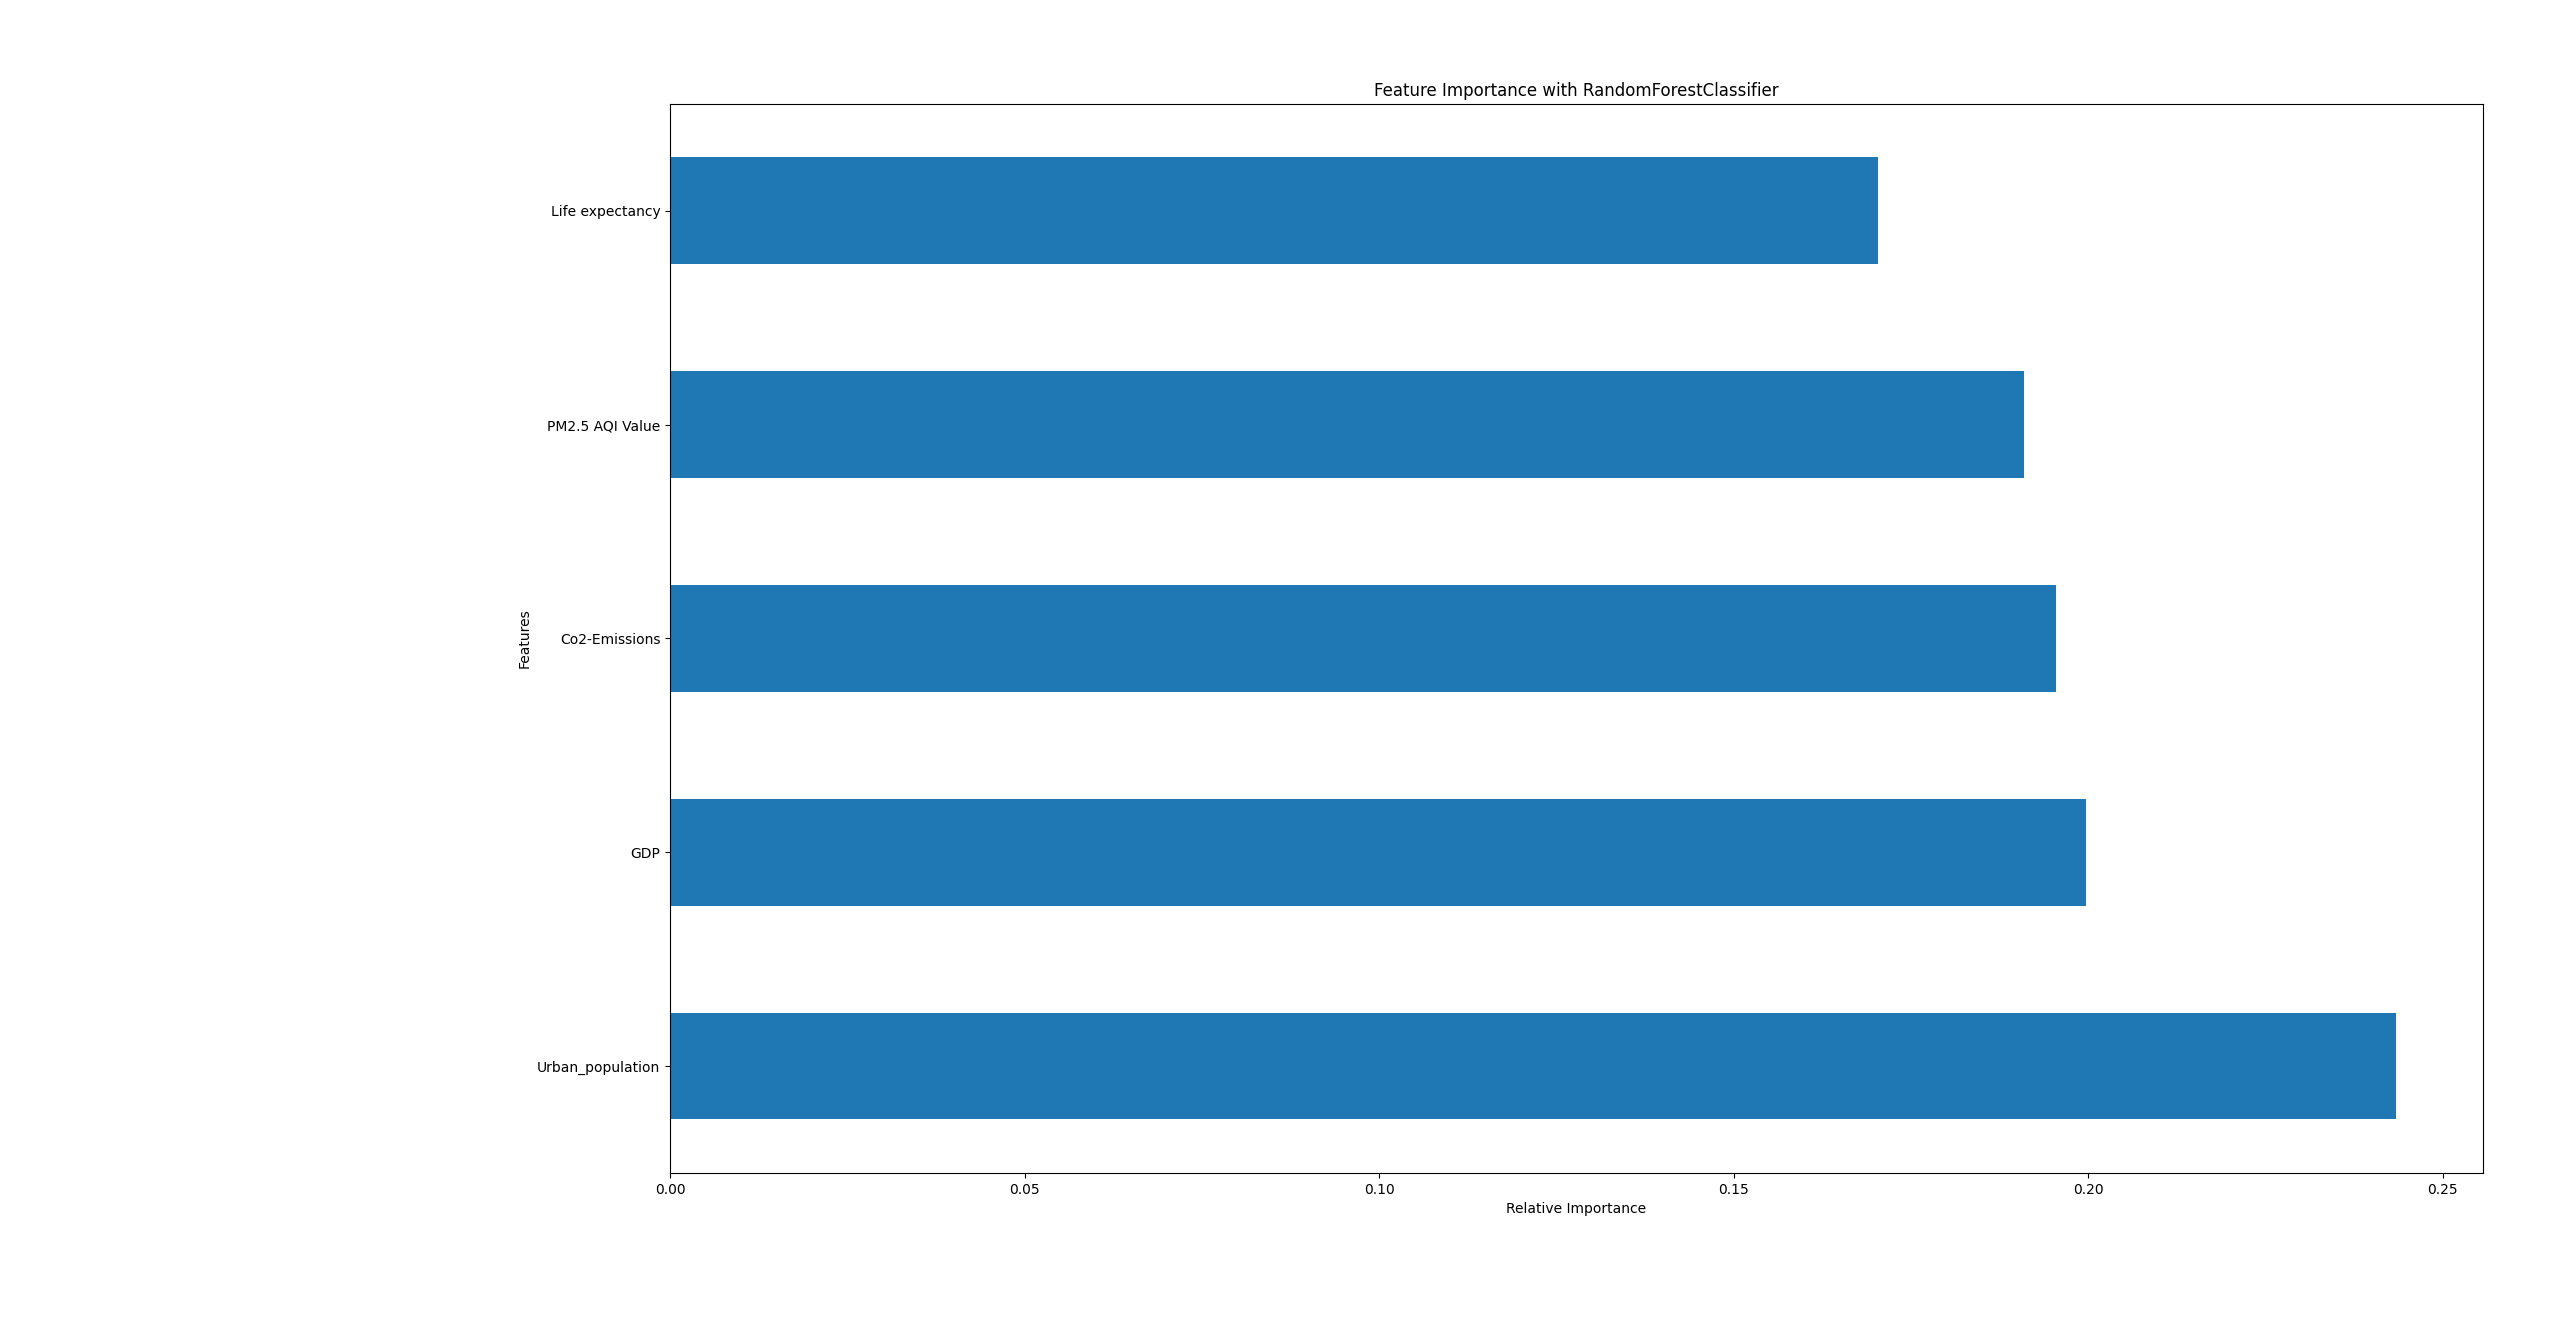

This chart was generated by the following Python code:
import pandas as pd
from sklearn.model_selection import train_test_split
from sklearn.ensemble import RandomForestClassifier
import matplotlib.pyplot as plt

# Load the preprocessed combined dataset
combined_df = pd.read_pickle('combined_df.pkl')

# Select a subset of variables for the demonstration
features = ['PM2.5 AQI Value', 'GDP', 'Urban_population', 'Co2-Emissions', 'Life expectancy']
X = combined_df[features]
y = combined_df['Chronic Respiratory Diseases']  # Assuming this is correctly set for classification

# Drop rows with any missing values in X or y
complete_cases = pd.concat([X, y], axis=1).dropna()
X_clean = complete_cases[features]
y_clean = complete_cases['Chronic Respiratory Diseases']

# Splitting the dataset into training and testing sets
X_train, X_test, Y_train, Y_test = train_test_split(X_clean, y_clean, test_size=0.2, random_state=42)

# RandomForestClassifier to determine feature importance
model = RandomForestClassifier(n_estimators=100)
model.fit(X_train, Y_train)

# Visualizing feature importances
feat_importances = pd.Series(model.feature_importances_, index=features)
feat_importances.nlargest(len(features)).plot(kind='barh')
plt.title('Feature Importance with RandomForestClassifier')
plt.xlabel('Relative Importance')
plt.ylabel('Features')
plt.tight_layout()
plt.show()
